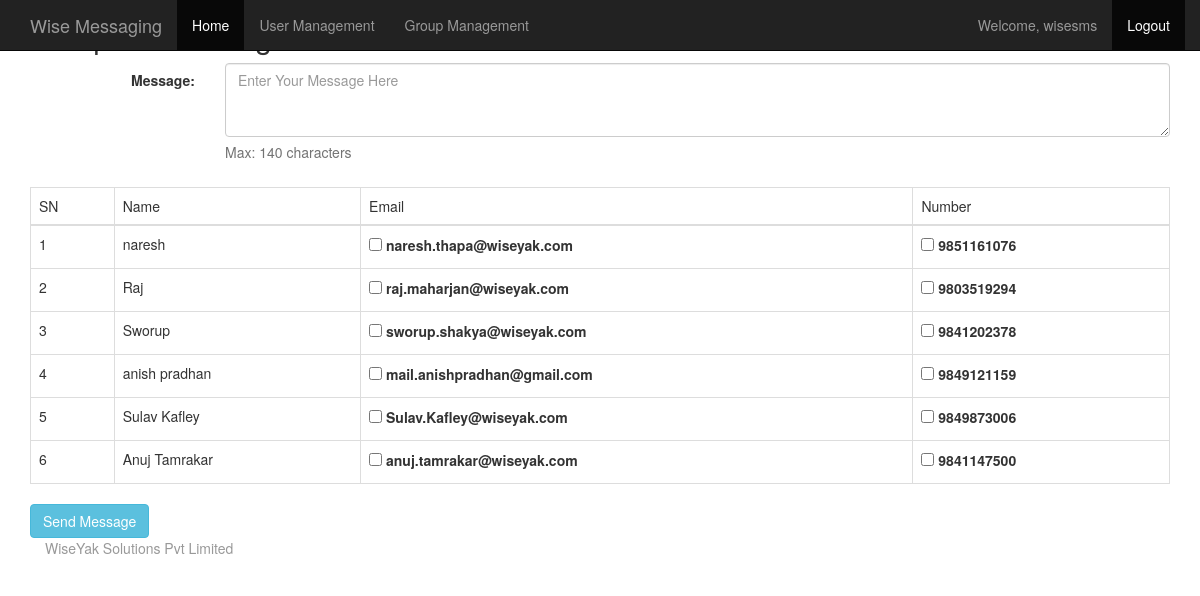
Page /index.php (signed in) on the committed database.
### tables this page shows
CREATE TABLE `tbl_users` (
  `id` int(11) NOT NULL AUTO_INCREMENT,
  `Name` varchar(100) NOT NULL,
  `Address` varchar(100) NOT NULL,
  `Mobile` varchar(100) NOT NULL,
  `Nickname` varchar(100) DEFAULT NULL,
  `Username` varchar(100) NOT NULL,
  `Password` varchar(100) NOT NULL,
  `Role` varchar(50) NOT NULL,
  `Active` tinyint(1) NOT NULL,
  `email` varchar(200) NOT NULL,
  `Gender` varchar(1) NOT NULL,
  PRIMARY KEY (`id`)
);

### index.php (called while the page is built, shortened)
<?php
require_once("Common/header.php");
if(isset($_COOKIE["Message"])){?>
<?php }
require_once("messageinterface.php");
require_once("Common/footer.php");
?>

### db.php (called while the page is built, shortened)
<?php
function Connection()
{
	$con = mysql_connect("localhost","root","");
	return $con;
}
function  getActiveUsers( ){
	$conn=Connection();
	$query="select * from tbl_users where Active=1";
	$response=mysql_query($query,$conn);
	return $response;
}
?>

### messageinterface.php (the view, shortened to what this page needs)
<?php require_once('Common/header.php'); ?>
<?php require_once('db.php'); ?>
<h2>Compose Message</h2>
  <form role="form" method="POST" class="form-horizontal" id="message_main" action = "processrequest.php">
    <div class="form-group row">
      <label for="shortmessage" class="col-sm-2 control-label">Message:</label>
      <div class="col-sm-10">
      	<textarea name="message" id="shortmessage" placeholder="Enter Your Message Here" class="form-control" rows="3" required></textarea>
      	<p class="help-block">Max: 140 characters</p>
      </div>
      </div>
	<table class="table table-bordered">
		<thead>
			<tr><td>SN</td><td>Name</td><td>Email</td><td>Number</td></tr>
		</thead>
		<tbody>
		<?php $users = getActiveUsers();
	    $i=0;
	    while($user=mysql_fetch_assoc($users)){
	    ?>
			<tr>
				<td><?php echo "". (++$i);?></td>
				<td><?php echo $user['Name']; ?></td>
				<td><label><input type="checkbox" name= "emails" value="<?php echo $user['email']; ?>" /> <?php echo $user['email']; ?></label></td>
				<td><label><input type="checkbox" name= "numbers" value="<?php echo $user['Mobile']; ?>" /> <?php echo $user['Mobile']; ?></label></td>
			</tr>
	    <?php } ?>
		</tbody>
	</table>
  <div class="row">
      <div class="col-md-12">
        <button type="submit" class="btn btn-info">Send Message</button>
      </div>
    </div>
</form>
<?php require_once("Common/footer.php");

### Common/declare.php (shortened to what this page needs)
<!DOCTYPE html>
<html lang="en">
  <head>
    <link href="<?=BASE_URL?>css/bootstrap.min.css" rel="stylesheet">
    <link href="<?=BASE_URL?>css/selectize.bootstrap3.css" rel="stylesheet">
    <link href="<?=BASE_URL?>css/styles.css" rel="stylesheet">
    <link href="//code.jquery.com/ui/1.10.4/themes/smoothness/jquery-ui.css" rel="stylesheet">
</head>
<body>
<div class='container'>

### Common/header.php (shortened to what this page needs)
<?php
require_once("declare.php");
?>
<div class="navbar navbar-inverse navbar-fixed-top" role="navigation">
  <div class="container">
        <div class="navbar-header">
          <a class="navbar-brand" href="<?=BASE_URL?>"><?=SITE_NAME?></a>
        </div>
        <div class="navbar-collapse collapse">
          <ul class="nav navbar-nav">
            <li class="active"><a href="<?=BASE_URL?>">Home</a></li>
            <li><a href="userprofile.php">User Management</a></li>
            <li><a href="creategroup.php">Group Management</a></li>
          </ul>
        <ul class="nav navbar-nav navbar-right custom-width-rightnavbar">
            <li><a href="#"><?php echo "Welcome, " . $_COOKIE["wise_user"]; ?></a></li>
            <li class='active'><a href='logout.php'>Logout</a></li>
        </ul>
        </div>
  </div>
</div>

### Common/footer.php (shortened to what this page needs)
    <div id="footer">
      <div class="container">
        <p class="text-muted">WiseYak Solutions Pvt Limited</p>
      </div>
    </div>
    </div>
  </body>
</html>

### rows in the picture
tbl_users: Name "naresh", email "naresh.thapa@wiseyak.com", Mobile "9851161076"
tbl_users: Name "Raj", email "raj.maharjan@wiseyak.com", Mobile "9803519294"
tbl_users: Name "Sworup", email "sworup.shakya@wiseyak.com", Mobile "9841202378"
tbl_users: Name "anish pradhan", email "mail.anishpradhan@gmail.com", Mobile "9849121159"
tbl_users: Name "Sulav Kafley", email "Sulav.Kafley@wiseyak.com", Mobile "9849873006"
tbl_users: Name "Anuj Tamrakar", email "anuj.tamrakar@wiseyak.com", Mobile "9841147500"

### other values in the picture
SITE_NAME "Wise Messaging"
$_COOKIE["wise_user"] "wisesms"
